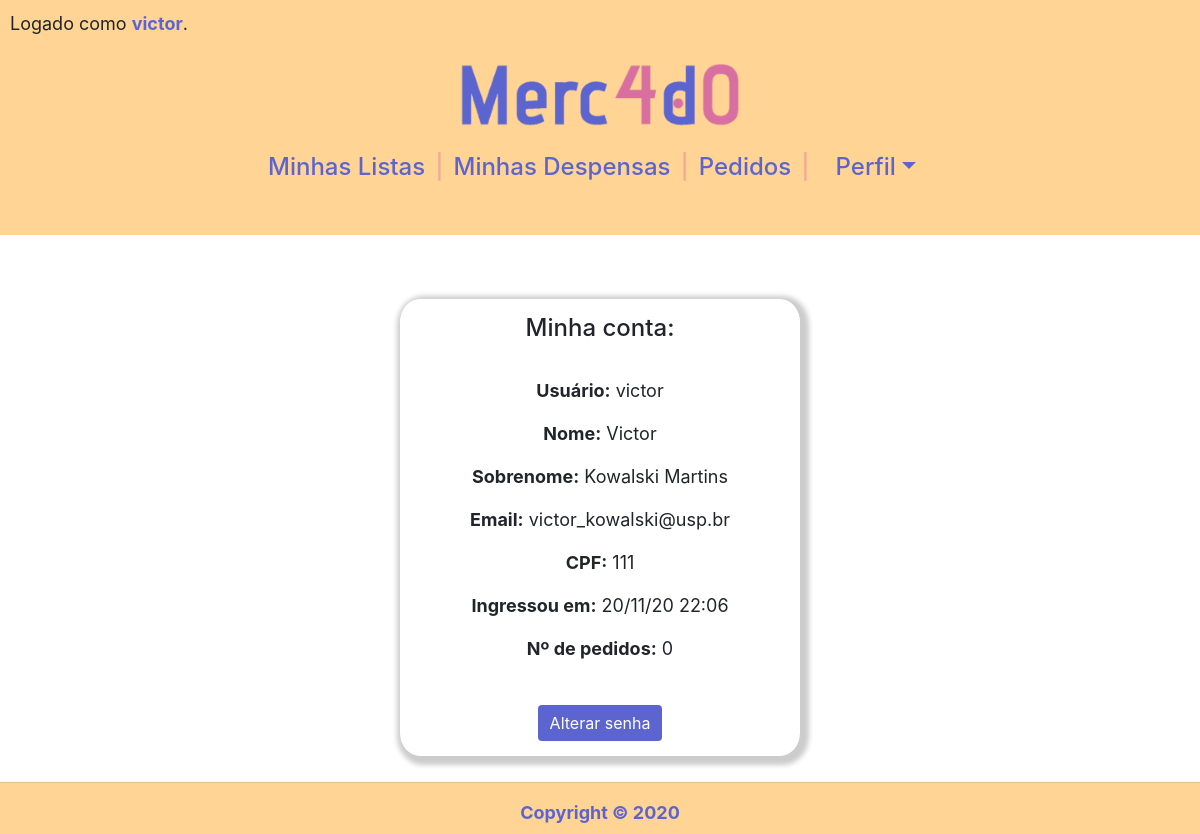
Screenshot of /conta (signed in) with the database file from the repository.
### compras/models.py (models this page shows, shortened)
class Usuario(AbstractUser):
    cpf = models.CharField(max_length=11)

### compras/views.py (the view)
# urls.py: path("conta", views.conta, name="conta"),
@login_required(login_url='login')
def conta(request):
    return render(request, 'compras/conta.html')

### compras/templates/compras/conta.html
{% extends "compras/layout.html" %}
{% block body %}
<div class='center_box'>
    <div class="box_padrao">
        <h4>Minha conta:</h4>
        <br>
        <p><b>Usuário:</b> {{ user.username }}</p>
        <p><b>Nome:</b> {{ user.first_name }}</p>
        <p><b>Sobrenome:</b> {{ user.last_name }}</p>
        <p><b>Email:</b> {{ user.email }}</p>
        <p><b>CPF:</b> {{ user.cpf }}</p>
        <p><b>Ingressou em:</b> {{ user.date_joined|date:"d/m/y H:i" }}</p>
        <p><b>Nº de pedidos:</b> {{ user.historicos.count }}</p>
        <br>
        <a href="{% url 'senha' %}">
            <button type="button" class="btn btn-primary">Alterar senha</button>
        </a>
    </div>
</div>
{% endblock %}

### compras/templates/compras/layout.html (shortened to what this page needs)
{% load static %}
<!DOCTYPE html>
<html lang="en">
<head>
    <link rel="stylesheet" href="https://cdn.jsdelivr.net/npm/bootstrap@4.5.3/dist/css/bootstrap.min.css">
    <link rel="stylesheet" href="{% static 'compras/styles.css' %}">
    <link rel="stylesheet" href="https://cdn.jsdelivr.net/npm/bootstrap-select@1.13.14/dist/css/bootstrap-select.min.css">
</head>
<body>
    <main>
        <header>
        <section>
            {% if user.is_authenticated %}
            <p>Logado como <a id="username" href="{% url 'conta' %}">{{ user.username }}</a>.</p>
            {% else %}
            <p style="color:transparent;">eduardo</p>
            {% endif %}
        </section>
        <h1><a href="{% url 'index' %}"> <img src="{%  static 'compras/LogoMerc4d0.png' %}" id="LogoMerc4d0"></a></h1>
        <h4>
            <nav id=navegacao-principal>
                <ul>
                    {% if not user.is_authenticated %}
                    <li><a href="{% url 'login' %}">Login</a></li>
                    <span>|</span>
                    <li><a href="{% url 'registrar' %}">Registrar-se</a></li>
                    {% else %}
                    <li><a href="{% url 'index' %}">Minhas Listas</a></li>
                    <span>|</span>
                    <li><a href="{% url 'acompanhamentos' %}">Minhas Despensas</a></li>
                    <span>|</span>
                    <li><a href="{% url 'pedidos' %}">Pedidos</a></li>
                    <span>|</span>
                    <li class="nav-item dropdown">
                        <a class="nav-link dropdown-toggle" data-toggle="dropdown" role="button" aria-expanded="false">Perfil</a>
                    </li>
                    {% endif %}
                </ul>
            </nav>
        </h4>
        <br>
        </header>
        <br>
        <br>
        <div class="conteudo">
        {% block body %}
        {% endblock %}
        </div>
    </main>
    <footer >
        <hr>
        Copyright &copy; 2020
    </footer>
</body>
</html>

### compras/static/compras/styles.css (style rules this page uses)
:root { --primary-color: #5c65cf; --secondary-color: #d96fa0; --primary-background: #fffaea; --secondary-background: #f4a896; --tertiary-background: #ffd494; --nav-background:#ffd494; font-family: Montserrat, sans-serif; font-size: 16px; line-height: 1.5em; }
body { font-size: large; height: 100%; min-height: 500px; padding: 0px; }
.conteudo { padding: 10px; }
main { min-height: 93vh; }
.box_padrao { box-shadow: 3px 3px 5px 6px #ccc; padding: 15px; border-radius: 5%; width: 80%; max-width: 400px; }
.center_box { display:flex; justify-content: center; }
section { text-align: left; }
a#username { color: var(--primary-color); font-weight: bold; }
nav#navegacao-principal { justify-content : center; color: var(--primary-color); display: flex; flex-direction: row; }
nav#navegacao-principal ul { margin: 0; padding: 0; }
nav#navegacao-principal li { display: inline-block; padding: 10px; }
a { color: var(--primary-color); }
span { color: var(--secondary-background); }
img#LogoMerc4d0 { width: 280px; }
.btn-primary { background-color: var(--primary-color); border: var(--primary-color); }
body { overflow-x: auto; text-align: center; }
body img { max-width: 100%; }
ul { list-style-type: none; display: table; margin: 0 auto; padding: 0; }
footer { clear: both; position: relative; height: 52px; background-color: var(--nav-background); color: var(--primary-color); font-weight: bold; }
body header { background-color:var(--nav-background); padding: 0px; }
header p { padding: 10px; }

### rows the page displays
Usuario: username "victor", first_name "Victor", last_name "Kowalski Martins", email "victor_kowalski@usp.br", cpf "111", date_joined "20/11/20 22:06", historicos.count "0"
